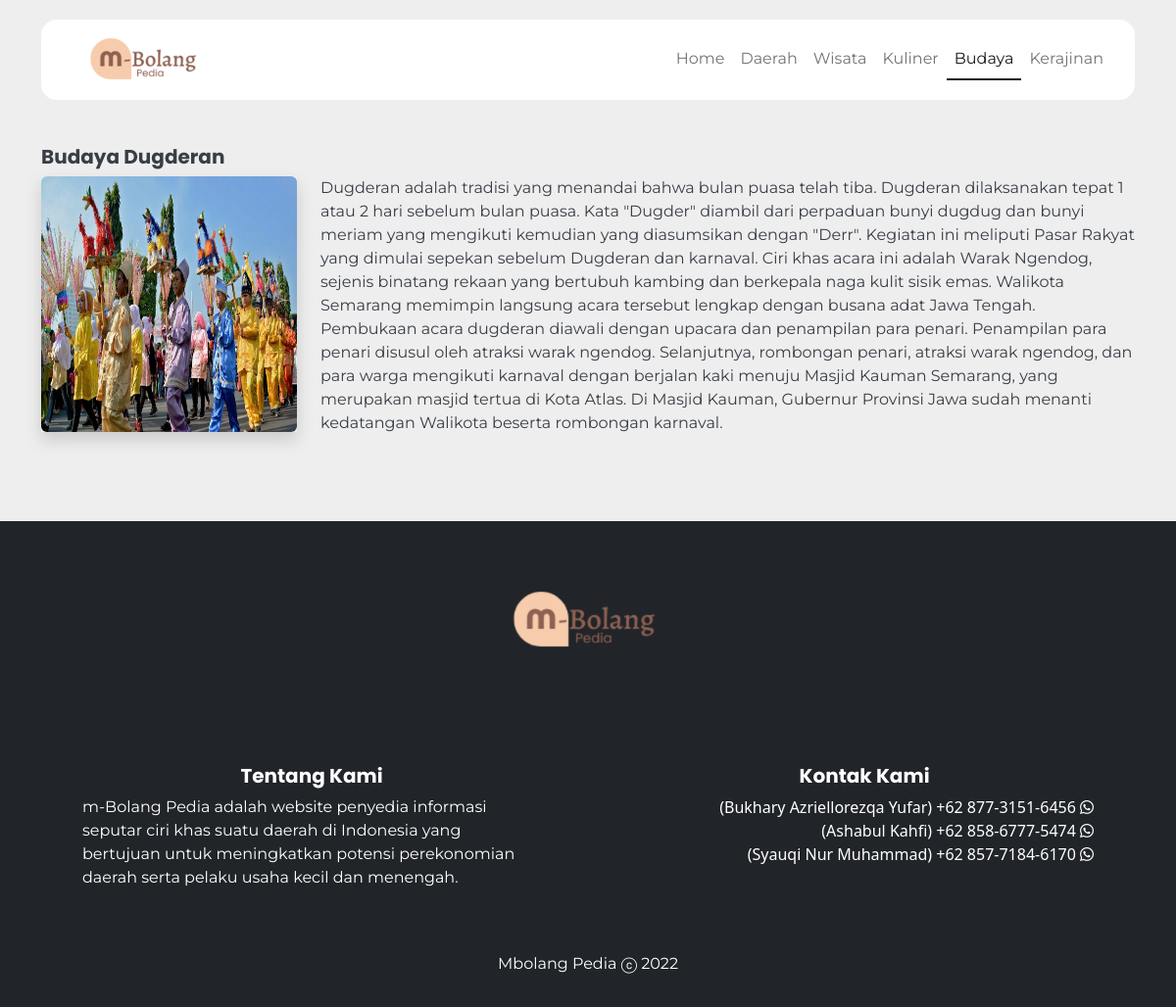
/Budaya/21, run on the app's committed database.
### tables this page shows
CREATE TABLE `tb_budaya` (
  `id_budaya` int(11) NOT NULL,
  `name_budaya` varchar(128) NOT NULL,
  `image_budaya` varchar(255) NOT NULL,
  `description_budaya` text NOT NULL,
  `id_kota` int(11) NOT NULL,
  `date_created` date NOT NULL
);

### application/controllers/Home.php (called while the page is built, shortened)
<?php
class Home extends CI_Controller
{
	public function detail_budaya($id)
	{
		$data['title'] = 'Budaya';
		$data['budaya'] = $this->M_Crud->detail_budaya($id)->row_array();
		$this->load->view('template/V_Hhome', $data);
		$this->load->view('home/V_detailBudaya', $data);
		$this->load->view('template/V_Fhome', $data);
	}
}

### index.php (called while the page is built, shortened)
<?php
require_once BASEPATH.'core/CodeIgniter.php';

### application/models/M_Crud.php (called while the page is built, shortened)
<?php
class M_crud extends CI_Model
{
	function detail_budaya($id)
	{
		$this->db->select('*');
		$this->db->from('tb_budaya');
		$this->db->where('id_budaya', $id);
		return $this->db->get();
	}
}

### application/views/home/V_detailBudaya.php (the view)
<div class="container" style="margin-top: 66px !important;">
	<h5><?= $title ?> <?= $budaya['name_budaya'] ?></h5>
	<div class="row">
		<div class="col-3 mb-4 ">
			<div class="shadow ratio ratio-1x1 " style="height:auto !important ;">
				<a href="">
					<img src="<?= base_url('assets/budaya/') . $budaya['image_budaya'] ?> " class=" bg-img rounded w-100 h-100 top-0 ">
				</a>
			</div>
		</div>
		<div class="col-9 mb-4 ">
			<p><?= $budaya['description_budaya'] ?></p>
		</div>
	</div>
</div>

### application/views/template/V_Hhome.php (style rules this page uses)
body { background-color: #EEEEEE; }
a, p, span, label { font-family: 'Montserrat', sans-serif !important; color: #393E46; }
h1, h2, h3, h4, h5, h6 { font-family: 'Poppins', sans-serif !important; font-weight: bold !important; color: #393E46 !important; }
.ratio { height: auto; overflow: hidden; }
.bg-img { transition: transform .5s ease; }

### data on the page
tb_budaya: name_budaya "Dugderan", image_budaya (picture), description_budaya "Dugderan adalah tradisi yang menandai bahwa bulan puasa telah tiba. Dugderan dilaksanakan tepat 1 atau 2 hari sebelum bulan puasa. Kata \"Dugder\" diambil dari perpaduan bunyi dugdug dan bunyi meriam yang mengikuti kemudian yang diasumsikan dengan \"Derr\". Kegiatan ini meliputi Pasar Rakyat yang dimulai sepekan sebelum Dugderan dan karnaval. Ciri khas acara ini adalah Warak Ngendog, sejenis binatang rekaan yang bertubuh kambing dan berkepala naga kulit sisik emas. Walikota Semarang memimpin langsung acara tersebut lengkap dengan busana adat Jawa Tengah. Pembukaan acara dugderan diawali dengan upacara dan penampilan para penari. Penampilan para penari disusul oleh atraksi warak ngendog.…"

### other printed values
$title "Budaya"
